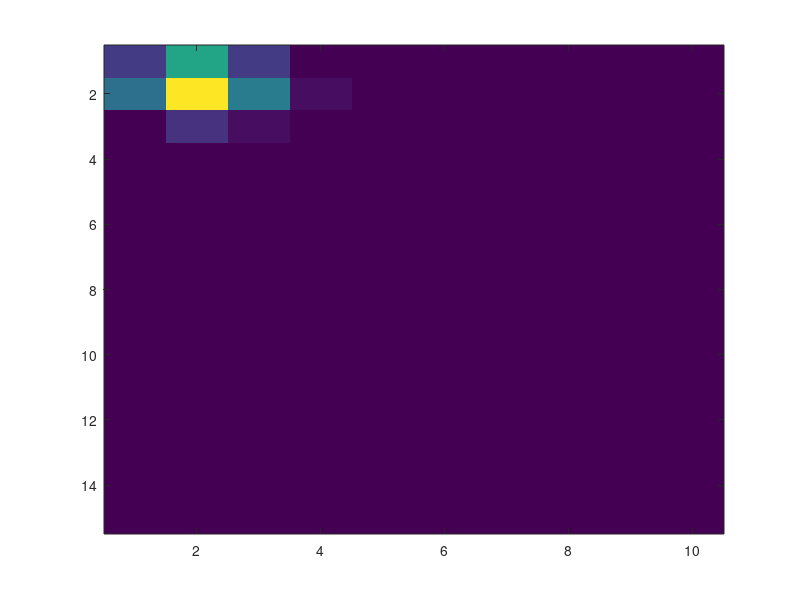

Write the MATLAB code that produced this figure. (Note: this script raises an error after producing the figure.)
saveDir = 'D:\CHESS_data\simulated_data_80\';
mkdir(saveDir)
%% Randomized spot example
num_spots = 80;
% Ring sampling parameters
ring_width = 20;
num_theta= 2048;
num_rad = 2*ring_width+1;
dtheta = 1;
drad = 1;
% Amplitude
min_amp = 100;
max_amp = 300;

%Azimuthal mean and variance
min_az_mean = 1;
max_az_mean = 2047;
start_center_az_std = 2;
end_center_az_std = 25;
width_az_std = 1;

%Radial mean and variance
center_rad_mean = 20;
width_rad_mean = 5;
start_center_rad_std = 1;
end_center_rad_std = 4;
width_rad_std = 0.3;

% Basis function variance parameters
P.num_var_t = 15;
P.num_var_r = 10;
P.dtheta = 1;
P.drad = 1;
P.var_theta = linspace(P.dtheta/2,30,P.num_var_t);
P.var_rad   = linspace(P.drad/2,  5,P.num_var_r);

% Setup sample positions and 
positions = zeros(100,1);
dist = zeros(100,1);
for i = 1:100
        positions(i) = i;
        dist(i) = sqrt( (i-1)^2 );
end

% Produce 5x5 array of ring images
synth_sample = cell(100,1);
VDF = cell(100,1);
evar_az = zeros(100,1);
evar_rad = zeros(100,1);

theta_means = (rand(num_spots,1)-0.5)*max_az_mean + min_az_mean;
rad_means = rand(num_spots,1)*width_rad_mean + center_rad_mean;
amplitudes = rand(num_spots,1)*max_amp + min_amp;

for i = 1:size(positions,1)
% for i = [1,50,100]
    % Generate diffraction spot parameters
    std_theta = randn(num_spots,1).*width_az_std + start_center_az_std*(1-dist(i)/100) + end_center_az_std*(dist(i)/100);
    std_rad = randn(num_spots,1).*width_rad_std + start_center_rad_std*(1-dist(i)/100) + end_center_rad_std*(dist(i)/100); 

    VDF{i} = hist3([std_theta,std_rad],'Ctrs',{P.var_theta',P.var_rad'});
    figure(1)
    imagesc(VDF{i})
    
    % Generate image
    B = zeros(num_rad,num_theta);
    for j = 1:num_spots
        B = B + amplitudes(j)*...
            gaussian_basis_wrap_2D_norm2( num_theta,dtheta,round(theta_means(j)),std_theta(j)^2,...
                                          num_rad,drad,round(rad_means(j)),std_rad(j) );
    end
    % Add noise
    B = B + randn(num_rad,num_theta)*mean(amplitudes)/100;
    
    % Plot image
    figure(2)
    uplim = max(B(:));
    imshow(B,'DisplayRange',[0 uplim],'Colormap',jet)
    
    % Save sample info to structure
    sample.image = B;
    sample.std_theta = std_theta;
    sample.std_rad = std_rad;
    sample.theta_mean = theta_means;
    sample.rad_mean = rad_means;
    sample.amplitudes = amplitudes;
    sample.vdf = VDF{i};
    
    %Compute expected variance
    total = sum(amplitudes(:));
    az_signal = amplitudes.*std_theta;
    rad_signal = amplitudes.*std_rad;
    expected_var_az = sum(az_signal(:))/total;
    expected_var_rad = sum(rad_signal(:))/total;
    evar_az(i) = expected_var_az;
    evar_rad(i) = expected_var_rad;
    
    % Add sample to 100x1 cell array 
    synth_sample{i} = sample;
    im_name = [saveDir,sprintf('polar_image_%i.mat',i)];
    polar_image = B;
    
    % Save out image files
    save(im_name,'polar_image')
    
    % Perturb spots
    theta_mean_deltas = randn(num_spots,1)*2;
    rad_mean_deltas = randn(num_spots,1)*0.25;
    amplitude_deltas = randn(num_spots,1)*8;
    
    theta_means = theta_means + theta_mean_deltas;
    rad_means = rad_means + rad_mean_deltas;
    amplitudes = amplitudes + amplitude_deltas;
    
end
save([saveDir,'synth_data.mat'],'synth_sample','VDF')

%% View Expected Variance
% figure(2)
% image(evar_image,'CDataMapping','scaled')
% colorbar()